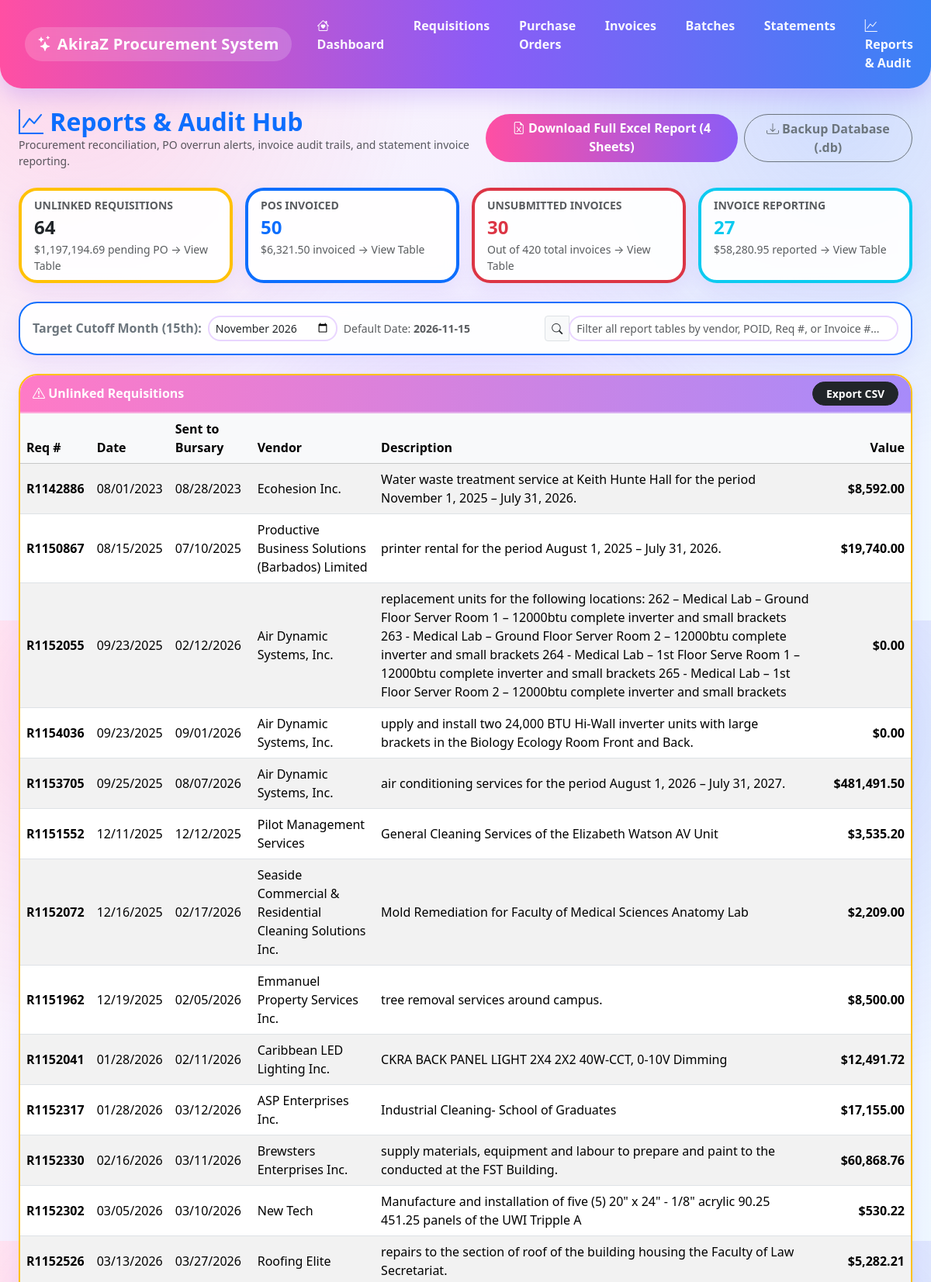
Page /reports (upper part) on the committed database.
### app.py (models this page shows)
class Requisition(db.Model):
    id = db.Column(db.Integer, primary_key=True)
    requisition_number = db.Column(db.String(50), unique=True, nullable=False)
    transaction_date = db.Column(db.String(20))
    quotation_number = db.Column(db.String(50))
    poid = db.Column(db.String(50))
    vendor_name = db.Column(db.String(100))
    description = db.Column(db.String(150))
    value = db.Column(db.Float, default=0.0)
    functional_area = db.Column(db.String(100))
    remarks = db.Column(db.Text)
    date_sent_to_bursary = db.Column(db.String(20))
    pdf_filename = db.Column(db.String(200))
    purchase_orders = db.relationship('PurchaseOrder', backref='requisition', lazy=True, cascade='all, delete-orphan')

### app.py (the view, shortened to what this page needs)
@app.route('/reports')
def reports_hub():
    target_month = request.args.get('target_month')
    ref_date = f"{target_month}-15" if target_month else None
    target_15th = get_target_15th(ref_date)
    cutoff_date_str = (request.args.get('cutoff_date') or target_15th.strftime('%Y-%m-%d')).strip()
    try:
        cutoff_dt = datetime.strptime(cutoff_date_str[:10], '%Y-%m-%d').date()
    except ValueError:
        cutoff_dt = target_15th
        cutoff_date_str = cutoff_dt.strftime('%Y-%m-%d')
    outstanding_reqs = Requisition.query.outerjoin(PurchaseOrder).filter(
        PurchaseOrder.id == None,
        or_(Requisition.poid == None, Requisition.poid == '')
    ).all()
    outstanding_reqs_total = sum((r.value or 0.0) for r in outstanding_reqs)
    all_pos = PurchaseOrder.query.all()
    po_id_by_upper = {
        (po.poid or '').strip().upper(): po.id
        for po in all_pos if (po.poid or '').strip()
    }
    po_report_data = []
    po_overruns = []
    grand_po_total = 0.0
    grand_inv_total = 0.0
    for po in all_pos:
        linked_invoices = list(po.invoices)
        if not linked_invoices and po.poid:
            linked_invoices = [
                inv for inv in Invoice.query.all()
                if inv.purchase_order and inv.purchase_order.poid
                and inv.purchase_order.poid.strip().lower() == po.poid.strip().lower()
            ]
        inv_total = sum((inv.invoice_amount or 0.0) for inv in linked_invoices)
        po_amt = po.po_amount or 0.0
        balance = po_amt - inv_total
        grand_po_total += po_amt
        grand_inv_total += inv_total
        entry = {
            'po': po,
            'invoices': linked_invoices,
            'po_total': po_amt,
            'invoices_total': inv_total,
            'balance': balance
        }
        po_report_data.append(entry)
        if balance < 0:
            po_overruns.append(entry)
    all_invoices = Invoice.query.all()
    invoices_grand_total = sum((inv.invoice_amount or 0.0) for inv in all_invoices)
    unsubmitted_invoices = [
        inv for inv in all_invoices
        if not (inv.date_submitted_to_bursary and str(inv.date_submitted_to_bursary).strip())
    ]
    statements = VendorStatement.query.order_by(VendorStatement.statement_number.asc()).all()
    available_periods = sorted({
        (s.statement_period or '').strip()
        for s in statements
        if (s.statement_period or '').strip()
    }, reverse=True)
    selected_period = (request.args.get('statement_period') or '').strip()
    selected_statement_ids = [
        int(x) for x in request.args.getlist('statement_ids')
        if str(x).strip().isdigit()
    ]
    if selected_statement_ids:
        selected_statements = VendorStatement.query.filter(
            VendorStatement.id.in_(selected_statement_ids)
        ).order_by(VendorStatement.statement_number.asc()).all()
    elif selected_period:
        selected_statements = [
            s for s in statements
            if (s.statement_period or '').strip().lower() == selected_period.lower()
        ]
        selected_statement_ids = [s.id for s in selected_statements]
    else:
        selected_statements = statements
    invoice_reporting_rows = []
    invoice_reporting_total = 0.0
    before_cutoff_count = 0
    linked_po_count = 0
    for stmt in selected_statements:
        matched_invoices, pdf_invoices, known_inv_keys = reconcile_statement_with_invoices_section(stmt, all_invoices)
        stmt_pdf_text = ""
        if stmt.pdf_filename:
            stmt_pdf_path = os.path.join(app.config['UPLOAD_FOLDER'], stmt.pdf_filename)
            stmt_pdf_text, _ = read_pdf_text_with_ocr_fallback(stmt_pdf_path, max_pages=5)
        for inv in matched_invoices:
            sub_str = (inv.date_submitted_to_bursary or '').strip()[:10]
            before_cutoff = False
            if sub_str:
                try:
                    sub_dt = datetime.strptime(sub_str, '%Y-%m-%d').date()
                    before_cutoff = sub_dt <= cutoff_dt
                except ValueError:
                    before_cutoff = False
            if before_cutoff:
                before_cutoff_count += 1
            amt = float(inv.invoice_amount or 0.0)
            invoice_reporting_total += amt
            inv_vendor = inv.vendor_name or stmt.vendor or ''
            ctx_snippet = ""
            if stmt_pdf_text and inv.invoice_number:
                idx = stmt_pdf_text.upper().find(inv.invoice_number.strip().upper())
                if idx != -1:
                    ctx_snippet = stmt_pdf_text[max(0, idx - 60): idx + 180]
            resolved_poid = resolve_po_number_for_invoice(
                inv=inv,
                vendor_name=inv_vendor,
                pdf_context_text=ctx_snippet,
                all_pos=all_pos
            )
            if inv.purchase_order_id is None and resolved_poid.upper() in po_id_by_upper:
                inv.purchase_order_id = po_id_by_upper[resolved_poid.upper()]
                linked_po_count += 1
            invoice_reporting_rows.append({
                'invoice_number': inv.invoice_number,
                'vendor': inv_vendor,
                'invoice_date': inv.invoice_date,
                'date_received': inv.date_received or '',
                'poid': resolved_poid or 'N/A',
                'date_submitted': sub_str,
                'amount': amt,
                'before_cutoff': before_cutoff,
                'source': 'Invoices Section'
            })
    if linked_po_count:
        db.session.commit()
    return render_template(
        'reports.html',
        outstanding_reqs=outstanding_reqs,
        outstanding_reqs_total=outstanding_reqs_total,
        po_report_data=po_report_data,
        po_overruns=po_overruns,
        grand_po_total=grand_po_total,
        grand_inv_total=grand_inv_total,
        all_invoices=all_invoices,
        invoices_grand_total=invoices_grand_total,
        unsubmitted_invoices=unsubmitted_invoices,
        statements=statements,
        available_periods=available_periods,
        selected_period=selected_period,
        selected_statement_ids=selected_statement_ids,
        invoice_reporting_rows=invoice_reporting_rows,
        invoice_reporting_total=invoice_reporting_total,
        before_cutoff_count=before_cutoff_count,
        cutoff_date=cutoff_date_str,
        target_15th=target_15th.strftime('%Y-%m-%d'),
        selected_month=target_15th.strftime('%Y-%m'),
        format_date_us=format_date_us
    )

### templates/reports.html (shortened to what this page needs)
{% extends "base.html" %}
{% block content %}
<div class="d-flex justify-content-between align-items-center mb-4">
    <div>
        <h2 class="fw-bold text-primary mb-0"><i class="bi bi-graph-up"></i> Reports &amp; Audit Hub</h2>
        <p class="text-muted small mb-0">Procurement reconciliation, PO overrun alerts, invoice audit trails, and statement invoice reporting.</p>
    </div>
    <div class="d-flex gap-2">
        <a href="{{ url_for('export_excel_report', target_month=selected_month) }}" class="btn btn-success fw-bold">
            <i class="bi bi-file-earmark-excel"></i> Download Full Excel Report (4 Sheets)
        </a>
        <a href="{{ url_for('backup_db') }}" class="btn btn-outline-secondary fw-bold">
            <i class="bi bi-download"></i> Backup Database (.db)
        </a>
    </div>
</div>
<div class="row row-cols-1 row-cols-md-4 g-3 mb-4">
    <div class="col">
        <a href="#unlinkedRequisitionsSection" class="text-decoration-none" onclick="openAuditSection('unlinkedRequisitionsCollapse')">
            <div class="card shadow-sm border-start border-warning border-4 h-100">
                <div class="card-body py-2">
                    <div class="text-muted small text-uppercase fw-bold">Unlinked Requisitions</div>
                    <div class="fs-4 fw-bold text-dark">{{ outstanding_reqs|length }}</div>
                    <div class="small text-muted">${{ "{:,.2f}".format(outstanding_reqs_total) }} pending PO &rarr; View Table</div>
                </div>
            </div>
        </a>
    </div>
    <div class="col">
        <a href="#posInvoicedSection" class="text-decoration-none" onclick="openAuditSection('posInvoicedCollapse')">
            <div class="card shadow-sm border-start border-primary border-4 h-100">
                <div class="card-body py-2">
                    <div class="text-muted small text-uppercase fw-bold">POs Invoiced</div>
                    <div class="fs-4 fw-bold text-primary">{{ po_report_data|length }}</div>
                    <div class="small text-muted">${{ "{:,.2f}".format(grand_inv_total) }} invoiced &rarr; View Table</div>
                </div>
            </div>
        </a>
    </div>
    <div class="col">
        <a href="#unsubmittedInvoicesSection" class="text-decoration-none" onclick="openAuditSection('unsubmittedInvoicesCollapse')">
            <div class="card shadow-sm border-start border-danger border-4 h-100">
                <div class="card-body py-2">
                    <div class="text-muted small text-uppercase fw-bold">Unsubmitted Invoices</div>
                    <div class="fs-4 fw-bold text-danger">{{ unsubmitted_invoices|length }}</div>
                    <div class="small text-muted">Out of {{ all_invoices|length }} total invoices &rarr; View Table</div>
                </div>
            </div>
        </a>
    </div>
    <div class="col">
        <a href="#invoiceReportingSection" class="text-decoration-none" onclick="openAuditSection('invoiceReportingCollapse')">
            <div class="card shadow-sm border-start border-info border-4 h-100">
                <div class="card-body py-2">
                    <div class="text-muted small text-uppercase fw-bold">Invoice Reporting</div>
                    <div class="fs-4 fw-bold text-info">{{ invoice_reporting_rows|length }}</div>
                    <div class="small text-muted">${{ "{:,.2f}".format(invoice_reporting_total) }} reported &rarr; View Table</div>
                </div>
            </div>
        </a>
    </div>
</div>
<div class="card shadow-sm mb-4 border-primary">
    <div class="card-body py-3">
        <div class="row g-3 align-items-center justify-content-between">
            <div class="col-md-7">
                <form method="GET" action="{{ url_for('reports_hub') }}" class="row g-2 align-items-center">
                    <div class="col-auto fw-bold text-secondary">Target Cutoff Month (15th):</div>
                    <div class="col-auto">
                        <input type="month" name="target_month" value="{{ selected_month }}" class="form-control form-control-sm" onchange="this.form.submit()">
                    </div>
                    <div class="col-auto text-muted small">
                        Default Date: <strong>{{ target_15th }}</strong>
                    </div>
                </form>
            </div>
            <div class="col-md-5">
                <div class="input-group input-group-sm">
                    <span class="input-group-text bg-light"><i class="bi bi-search"></i></span>
                    <input type="text" id="hubSearchInput" class="form-control" placeholder="Filter all report tables by vendor, POID, Req #, or Invoice #...">
                </div>
            </div>
        </div>
    </div>
</div>
<div id="unlinkedRequisitionsSection" class="card shadow-sm mb-4 border-warning">
    <div class="card-header bg-warning text-dark fw-bold d-flex justify-content-between align-items-center"
         data-bs-toggle="collapse" data-bs-target="#unlinkedRequisitionsCollapse" style="cursor: pointer;">
        <span><i class="bi bi-exclamation-triangle"></i> Unlinked Requisitions</span>
        <a href="{{ url_for('export_report', report_type='requisitions') }}" class="btn btn-sm btn-dark fw-bold" onclick="event.stopPropagation();">Export CSV</a>
    </div>
    <div id="unlinkedRequisitionsCollapse" class="collapse show">
        <div class="table-responsive">
            <table class="table table-hover table-striped align-middle mb-0 audit-table">
                <thead class="table-light">
                    <tr>
                        <th>Req #</th>
                        <th>Date</th>
                        <th>Sent to Bursary</th>
                        <th>Vendor</th>
                        <th>Description</th>
                        <th class="text-end">Value</th>
                    </tr>
                </thead>
                <tbody>
                    {% for r in outstanding_reqs %}
                    <tr>
                        <td class="fw-bold">{{ r.requisition_number }}</td>
                        <td>{{ format_date_us(r.transaction_date) }}</td>
                        <td>{{ format_date_us(r.date_sent_to_bursary) or 'Pending' }}</td>
                        <td>{{ r.vendor_name or '' }}</td>
                        <td>{{ r.description or '' }}</td>
                        <td class="text-end fw-bold">${{ "{:,.2f}".format(r.value or 0) }}</td>
                    </tr>
                    {% else %}
                    <tr>
                        <td colspan="6" class="text-center py-3 text-muted">All requisitions are linked to purchase orders.</td>
                    </tr>
                    {% endfor %}
                </tbody>
            </table>
        </div>
    </div>
</div>
{% endblock %}

### rows in the picture
Requisition: requisition_number "R1142886", transaction_date "08/01/2023", date_sent_to_bursary "08/28/2023", vendor_name "Ecohesion Inc.", description "Water waste treatment service at Keith Hunte Hall for the period November 1, 2025 – July 31, 2026.", value "8,592.00"
Requisition: requisition_number "R1150867", transaction_date "08/15/2025", date_sent_to_bursary "07/10/2025", vendor_name "Productive Business Solutions (Barbados) Limited", description "printer rental for the period August 1, 2025 – July 31, 2026.", value "19,740.00"
Requisition: requisition_number "R1152055", transaction_date "09/23/2025", date_sent_to_bursary "02/12/2026", vendor_name "Air Dynamic Systems, Inc.", description "replacement units for the following locations: 262 – Medical Lab – Ground Floor Server Room 1 – 12000btu complete inverter and small brackets 263 - Medical Lab – Ground Floor Server Room 2 – 12000btu complete inverter and small brackets 264 - Medical Lab – 1st Floor Serve Room 1 – 12000btu complete inverter and small brackets 265 - Medical Lab – 1st Floor Server Room 2 – 12000btu complete inverter and small brackets", value "0.00"
Requisition: requisition_number "R1154036", transaction_date "09/23/2025", date_sent_to_bursary "09/01/2026", vendor_name "Air Dynamic Systems, Inc.", description "upply and install two 24,000 BTU Hi-Wall inverter units with large brackets in the Biology Ecology Room Front and Back.", value "0.00"
Requisition: requisition_number "R1153705", transaction_date "09/25/2025", date_sent_to_bursary "08/07/2026", vendor_name "Air Dynamic Systems, Inc.", description "air conditioning services for the period August 1, 2026 – July 31, 2027.", value "481,491.50"
Requisition: requisition_number "R1151552", transaction_date "12/11/2025", date_sent_to_bursary "12/12/2025", vendor_name "Pilot Management Services", description "General Cleaning Services of the Elizabeth Watson AV Unit", value "3,535.20"
Requisition: requisition_number "R1152072", transaction_date "12/16/2025", date_sent_to_bursary "02/17/2026", vendor_name "Seaside Commercial & Residential Cleaning Solutions Inc.", description "Mold Remediation for Faculty of Medical Sciences Anatomy Lab", value "2,209.00"
Requisition: requisition_number "R1151962", transaction_date "12/19/2025", date_sent_to_bursary "02/05/2026", vendor_name "Emmanuel Property Services Inc.", description "tree removal services around campus.", value "8,500.00"
Requisition: requisition_number "R1152041", transaction_date "01/28/2026", date_sent_to_bursary "02/11/2026", vendor_name "Caribbean LED Lighting Inc.", description "CKRA BACK PANEL LIGHT 2X4 2X2 40W-CCT, 0-10V Dimming", value "12,491.72"
Requisition: requisition_number "R1152317", transaction_date "01/28/2026", date_sent_to_bursary "03/12/2026", vendor_name "ASP Enterprises Inc.", description "Industrial Cleaning- School of Graduates", value "17,155.00"
Requisition: requisition_number "R1152330", transaction_date "02/16/2026", date_sent_to_bursary "03/11/2026", vendor_name "Brewsters Enterprises Inc.", description "supply materials, equipment and labour to prepare and paint to the conducted at the FST Building.", value "60,868.76"
Requisition: requisition_number "R1152302", transaction_date "03/05/2026", date_sent_to_bursary "03/10/2026", vendor_name "New Tech", description "Manufacture and installation of five (5) 20\" x 24\" - 1/8\" acrylic 90.25 451.25 panels of the UWI Tripple A", value "530.22"
Requisition: requisition_number "R1152526", transaction_date "03/13/2026", date_sent_to_bursary "03/27/2026", vendor_name "Roofing Elite", description "repairs to the section of roof of the building housing the Faculty of Law Secretariat.", value "5,282.21"

### other values in the picture
{{ app_name or 'AkiraZ Procurement System' }} "AkiraZ Procurement System"
{{ outstanding_reqs|length }} "64"
{{ "{:,.2f}".format(outstanding_reqs_total) }} "1,197,194.69"
{{ po_report_data|length }} "50"
{{ "{:,.2f}".format(grand_inv_total) }} "6,321.50"
{{ unsubmitted_invoices|length }} "30"
{{ all_invoices|length }} "420"
{{ invoice_reporting_rows|length }} "27"
{{ "{:,.2f}".format(invoice_reporting_total) }} "58,280.95"
{{ target_15th }} "2026-11-15"
